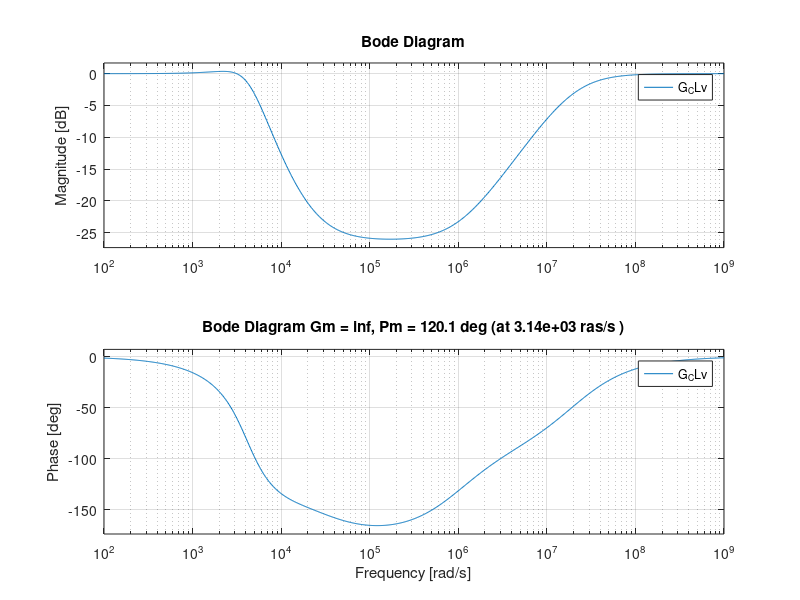

Reproduce this figure in MATLAB.
% Clear workspace and command window (optional good practice)
clear; clc;

% Define 's' as a Laplace variable in the Control System Toolbox:
s = tf('s');

% --- 1) Specify your PI gains:
Kp_v = 0.19515136894466927417157273709949;
Ki_v = 2760.3463394718531282697598096881;

% --- 2) Define the PI controller: C(s) = (Kp_i*s + Ki_i)/s
C = (Kp_v*s + Ki_v) / s;

% --- 3) Define the identified plant G_iv(s):

numGvi = [-1.1456e-9, -0.00111692, 28.677206];
denGvi = [0, 0.00481074, 21.1567];
G_vi   = tf(numGvi, denGvi);

% --- 4) Form the unity-feedback closed-loop transfer function:
%         G_CL(s) = (C(s)*G_id(s)) / (1 + C(s)*G_id(s))
G_CLv = feedback(C*G_vi, 1);

% --- 5) Plot the Bode plot of the closed-loop system:
figure;
bode(G_CLv);
grid on;
title('Bode Diagram Gm = inf, Pm = 120.1 deg (at 3.14e+03 ras/s )');
